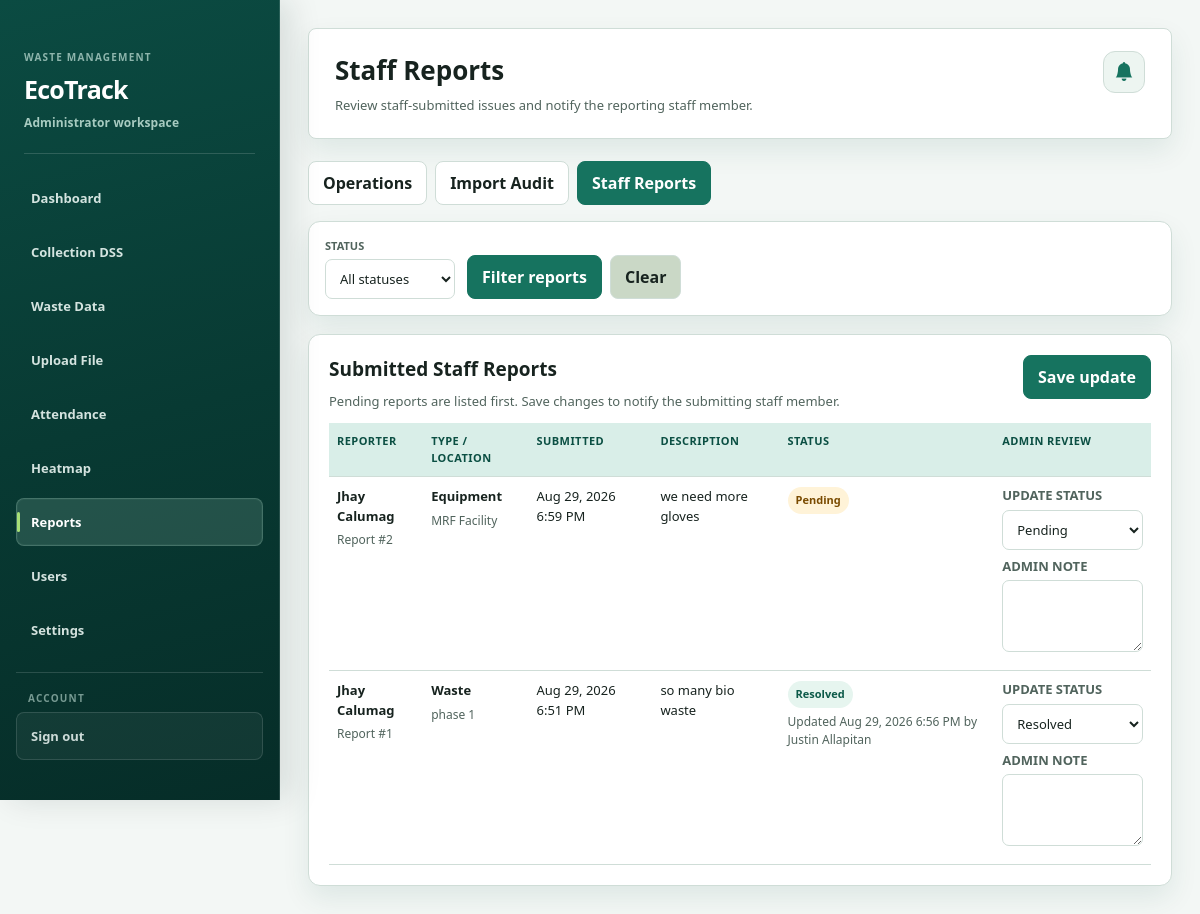
The app's page /admin_operations_reports.php?tab=staff_reports&period=30d (signed in) with its own data.
### tables this page shows
CREATE TABLE `reports` (
  `id` int(11) NOT NULL AUTO_INCREMENT,
  `staff_id` int(11) NOT NULL,
  `report_type` varchar(50) NOT NULL,
  `description` text NOT NULL,
  `zone` varchar(100) DEFAULT NULL,
  `status` varchar(30) NOT NULL DEFAULT 'pending',
  `admin_note` text DEFAULT NULL,
  `reviewed_by` int(11) DEFAULT NULL,
  `reviewed_at` timestamp NULL DEFAULT NULL,
  `created_at` timestamp NOT NULL DEFAULT current_timestamp(),
  `updated_at` timestamp NOT NULL DEFAULT current_timestamp() ON UPDATE current_timestamp(),
  PRIMARY KEY (`id`),
  KEY `idx_reports_staff_created` (`staff_id`,`created_at`),
  KEY `idx_reports_status_created` (`status`,`created_at`)
);

CREATE TABLE `users` (
  `id` int(11) NOT NULL AUTO_INCREMENT,
  `username` varchar(50) NOT NULL,
  `email` varchar(100) NOT NULL,
  `password_hash` varchar(255) NOT NULL,
  `user_type` enum('admin','staff') NOT NULL,
  `first_name` varchar(50) NOT NULL,
  `last_name` varchar(50) NOT NULL,
  `is_active` tinyint(1) DEFAULT 1,
  `created_at` timestamp NOT NULL DEFAULT current_timestamp(),
  `last_login` timestamp NULL DEFAULT NULL,
  `photo` varchar(255) DEFAULT NULL,
  `address` text DEFAULT NULL,
  `gender` enum('Male','Female','Other') DEFAULT NULL,
  PRIMARY KEY (`id`),
  UNIQUE KEY `username` (`username`),
  UNIQUE KEY `email` (`email`),
  KEY `idx_users_username` (`username`),
  KEY `idx_users_email` (`email`)
);

### admin_operations_reports.php (called while the page is built, shortened)
<?php
require __DIR__ . '/operations_reports.php';

### operations_reports.php (the view, shortened to what this page needs)
<?php
$operationsReportsRoute = 'admin_operations_reports.php';
$conn = getDBConnection();
$tab = (string)($_GET['tab'] ?? 'operations');
$period = ($_GET['period'] ?? '') === 'all' ? 'all' : '30d';
$reportPageTitles = [
    'operations' => 'Operations',
    'import_audit' => 'Import Audit',
    'staff_reports' => 'Staff Reports',
];
$reportPageKickers = [
    'operations' => 'Monitor import health and current staff-report workload.',
    'import_audit' => 'Review completed, blocked, duplicate, and failed file import attempts.',
    'staff_reports' => 'Review staff-submitted issues and notify the reporting staff member.',
];
$statusLabels = ['pending' => 'Pending', 'in_review' => 'In Review', 'resolved' => 'Resolved'];
$statusFilter = $_GET['report_status'] ?? 'all';
$highlightId = max(0, (int)($_GET['report_id'] ?? 0));
$staffReports = [];
try {
    if ($tab === 'staff_reports') {
        $where = $statusFilter === 'all' ? '' : ' WHERE r.status = ?';
        $stmt = $conn->prepare("SELECT r.*, staff.first_name AS staff_first_name, staff.last_name AS staff_last_name, staff.username AS staff_username, reviewer.first_name AS reviewer_first_name, reviewer.last_name AS reviewer_last_name, reviewer.username AS reviewer_username FROM reports r LEFT JOIN users staff ON staff.id = r.staff_id LEFT JOIN users reviewer ON reviewer.id = r.reviewed_by" . $where . " ORDER BY CASE r.status WHEN 'pending' THEN 0 WHEN 'in_review' THEN 1 WHEN 'resolved' THEN 2 ELSE 3 END, r.created_at DESC, r.id DESC");
        $stmt->execute($statusFilter === 'all' ? [] : [$statusFilter]);
        $staffReports = $stmt->fetchAll();
    }
} catch (PDOException $e) {
    $error = 'Operational report data could not load. Please refresh the page.';
}
    ?>
<!doctype html><html lang="en"><head><?php include 'includes/theme_head.php'; ?><link rel="stylesheet" href="assets/css/ecotrack-theme.css?v=<?php echo filemtime(__DIR__ . '/assets/css/ecotrack-theme.css'); ?>"></head><body>
<?php $active_page = $operationsReportsRoute;
include 'includes/sidebar.php'; ?>
<main class="main-content"><div class="header"><div><h1><?php echo htmlspecialchars($reportPageTitles[$tab]); ?></h1><p class="page-kicker"><?php echo htmlspecialchars($reportPageKickers[$tab]); ?></p></div><div><?php include 'includes/notification_bell.php'; ?></div></div>
<nav class="tabs"><a class="tab <?php echo $tab === 'operations' ? 'active' : ''; ?>" href="<?php echo $operationsReportsRoute; ?>?tab=operations&amp;period=<?php echo $period; ?>">Operations</a><a class="tab <?php echo $tab === 'import_audit' ? 'active' : ''; ?>" href="<?php echo $operationsReportsRoute; ?>?tab=import_audit&amp;period=<?php echo $period; ?>">Import Audit</a><a class="tab <?php echo $tab === 'staff_reports' ? 'active' : ''; ?>" href="<?php echo $operationsReportsRoute; ?>?tab=staff_reports&amp;period=<?php echo $period; ?>">Staff Reports</a></nav>
<?php if ($tab === 'staff_reports'): ?>
<form class="filter toolbar staff-report-filter" method="get" action="<?php echo $operationsReportsRoute; ?>">
    <div class="staff-report-filter__field">
        <label for="status">Status</label>
        <select id="status" name="report_status">
            <option value="all">All statuses</option>
        </select>
    </div>
    <div class="staff-report-filter__actions">
        <button class="btn green" type="submit">Filter reports</button>
        <a class="btn gray" href="<?php echo $operationsReportsRoute; ?>?tab=staff_reports&amp;period=<?php echo $period; ?>">Clear</a>
    </div>
</form>
<form method="post" action="<?php echo $operationsReportsRoute; ?>?tab=staff_reports&amp;period=<?php echo urlencode($period); ?>&amp;report_status=<?php echo urlencode($statusFilter); ?>">
    <section class="card">
        <div class="card-heading">
            <div>
                <h2>Submitted Staff Reports</h2>
                <p class="sub">Pending reports are listed first. Save changes to notify the submitting staff member.</p>
            </div>
            <div class="card-actions">
                <button class="btn green" type="submit" <?php echo empty($staffReports) ? 'disabled' : ''; ?>>Save update</button>
            </div>
        </div>
        <div class="scroll">
            <table>
                <thead>
                    <tr><th>Reporter</th><th>Type / location</th><th>Submitted</th><th>Description</th><th>Status</th><th>Admin review</th></tr>
                </thead>
                <tbody>
                    <?php if (!$staffReports): ?>
                        <tr><td colspan="6"><div class="empty">No staff reports match this status.</div></td></tr>
                    <?php else: ?>
                        <?php foreach ($staffReports as $report): ?>
                            <?php
                            $reportId = (int)$report['id'];
                            $reportStatus = isset($statusLabels[$report['status'] ?? '']) ? $report['status'] : 'pending';
                            $reporter = trim(($report['staff_first_name'] ?? '') . ' ' . ($report['staff_last_name'] ?? '')) ?: ($report['staff_username'] ?? 'Deleted staff account');
                            $reviewer = trim(($report['reviewer_first_name'] ?? '') . ' ' . ($report['reviewer_last_name'] ?? '')) ?: ($report['reviewer_username'] ?? '');
                            ?>
                            <tr id="staff-report-<?php echo $reportId; ?>" class="<?php echo $highlightId === $reportId ? 'highlight' : ''; ?>">
                                <td><strong><?php echo htmlspecialchars($reporter); ?></strong><span class="meta">Report #<?php echo $reportId; ?></span></td>
                                <td><strong><?php echo htmlspecialchars(ucwords(str_replace('_', ' ', $report['report_type']))); ?></strong><span class="meta"><?php echo htmlspecialchars($report['zone'] ?: 'Location not specified'); ?></span></td>
                                <td><?php echo !empty($report['created_at']) ? htmlspecialchars(date('M d, Y g:i A', strtotime($report['created_at']))) : 'N/A'; ?></td>
                                <td><?php echo nl2br(htmlspecialchars($report['description'])); ?></td>
                                <td>
                                    <span class="badge <?php echo htmlspecialchars($reportStatus); ?>"><?php echo htmlspecialchars($statusLabels[$reportStatus]); ?></span>
                                    <?php if (!empty($report['reviewed_at'])): ?>
                                        <span class="meta">Updated <?php echo htmlspecialchars(date('M d, Y g:i A', strtotime($report['reviewed_at']))); ?><?php echo $reviewer !== '' ? ' by ' . htmlspecialchars($reviewer) : ''; ?></span>
                                    <?php endif; ?>
                                </td>
                                <td class="review">
                                    <label for="s-<?php echo $reportId; ?>">Update status</label>
                                    <select id="s-<?php echo $reportId; ?>" name="reports[<?php echo $reportId; ?>][status]">
                                        <?php foreach ($statusLabels as $key => $label): ?>
                                            <option value="<?php echo $key; ?>" <?php echo $reportStatus === $key ? 'selected' : ''; ?>><?php echo $label; ?></option>
                                        <?php endforeach; ?>
                                    </select>
                                    <label for="n-<?php echo $reportId; ?>">Admin note</label>
                                    <textarea id="n-<?php echo $reportId; ?>" name="reports[<?php echo $reportId; ?>][admin_note]" maxlength="1000"><?php echo htmlspecialchars($report['admin_note'] ?? ''); ?></textarea>
                                </td>
                            </tr>
                        <?php endforeach; ?>
                    <?php endif; ?>
                </tbody>
            </table>
        </div>
    </section>
</form>
<?php endif; ?></main>
</body></html>

### operations_reports.php (style rules this page uses)
body { display: flex; min-height: 100vh; margin: 0; background: var(--bg-primary); color: var(--text-primary); font-family: Segoe UI, Tahoma, sans-serif; }
.main-content { flex: 1; margin-left: 280px; padding: 28px; max-width: 1600px; }
.header { display: flex; justify-content: space-between; gap: 20px; align-items: flex-start; margin-bottom: 22px; }
h1 { margin: 0; font-size: 28px; }
.page-kicker, .sub, .meta { color: var(--text-secondary); }
.page-kicker { margin: 7px 0 0; }
.tabs, .legend { display: flex; gap: 8px; flex-wrap: wrap; }
.tabs { margin-bottom: 16px; }
.tab, .btn { display: inline-flex; justify-content: center; align-items: center; min-height: 40px; padding: 9px 14px; border: 1px solid var(--border-color); border-radius: 8px; background: var(--bg-secondary); color: var(--text-primary); font: inherit; font-weight: 700; text-decoration: none; cursor: pointer; }
.tab.active, .btn.green { background: var(--eco-primary-action, #16735f); border-color: var(--eco-primary-action, #16735f); color: var(--eco-on-primary, #fff); }
.btn.gray { background: var(--toggle-bg, #e5e7eb); }
.toolbar, .card, .kpi { background: var(--bg-secondary); border: 1px solid var(--border-color); border-radius: 12px; box-shadow: var(--card-shadow); }
.toolbar { display: flex; justify-content: space-between; gap: 14px; align-items: center; padding: 14px 17px; margin-bottom: 18px; }
.toolbar p, .sub { margin: 0; font-size: 13px; }
.kpi, .card { padding: 20px; }
.note, .meta { display: block; margin-top: 5px; font-size: 12px; }
.card { margin-bottom: 18px; }
.card-heading { display: flex; align-items: flex-start; justify-content: space-between; gap: 14px; margin-bottom: 12px; }
.card-heading h2, .card-heading .sub { margin-bottom: 0; }
.card-actions { flex: 0 0 auto; }
.card h2 { margin: 0 0 8px; font-size: 19px; }
.scroll { overflow: auto; }
table { width: 100%; border-collapse: collapse; font-size: 13px; }
th, td { padding: 10px 8px; border-bottom: 1px solid var(--border-color); text-align: left; vertical-align: top; }
th { font-size: 11px; color: var(--text-secondary); letter-spacing: 0.04em; text-transform: uppercase; }
.badge { display: inline-flex; padding: 5px 8px; border-radius: 999px; font-size: 11px; font-weight: 800; white-space: nowrap; }
.badge.imported, .badge.resolved { background: #dcfce7; color: #166534; }
.badge.duplicate, .badge.validation_error, .badge.failed, .badge.pending { background: #fef3c7; color: #92400e; }
.filter { display: flex; gap: 12px; align-items: end; flex-wrap: wrap; padding: 16px; margin-bottom: 18px; }
.staff-report-filter { justify-content: flex-start; }
.staff-report-filter__actions { display: flex; gap: 8px; margin-left: 0; }
.filter label, .review label { display: block; margin-bottom: 5px; font-size: 11px; color: var(--text-secondary); font-weight: 800; text-transform: uppercase; }
.filter select, .review select, .review textarea { min-height: 40px; padding: 8px 10px; border: 1px solid var(--border-color); border-radius: 7px; background: var(--bg-primary); color: var(--text-primary); font: inherit; }
.review select, .review textarea { display: block; width: 100%; margin-bottom: 8px; }
.review textarea { min-height: 72px; resize: vertical; }

### records on screen
reports: users.first_name+last_name "Jhay Calumag", id "2", report_type "Equipment", zone "MRF Facility", created_at "Aug 29, 2026 6:59 PM", description "we need more gloves", status "Pending", status+id "Pending"
reports: users.first_name+last_name "Jhay Calumag", id "1", report_type "Waste", zone "phase 1", created_at "Aug 29, 2026 6:51 PM", description "so many bio waste", status "Resolved", reviewed_at "Aug 29, 2026 6:56 PM", users.first_name+last_name "Justin Allapitan", status+id "Resolved"

### other values on screen
$sidebarWorkspaceLabel "Administrator workspace"
$item['text'] "Dashboard"
$item['text'] "Collection DSS"
$item['text'] "Waste Data"
$item['text'] "Upload File"
$item['text'] "Attendance"
$item['text'] "Heatmap"
$item['text'] "Reports"
$item['text'] "Users"
$item['text'] "Settings"
$reportPageTitles[$tab] "Staff Reports"
$reportPageKickers[$tab] "Review staff-submitted issues and notify the reporting staff member."
